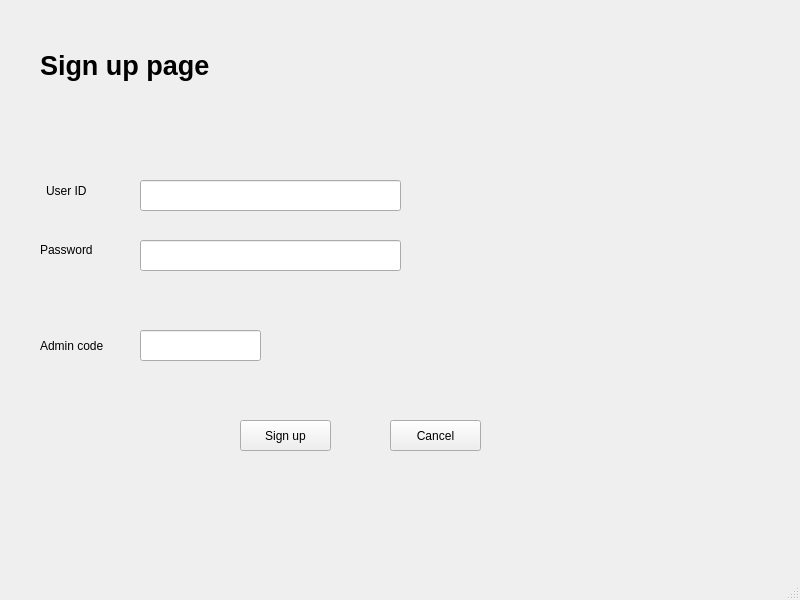
<?xml version="1.0" encoding="UTF-8"?>
<ui version="4.0">
 <class>MainWindow</class>
 <widget class="QMainWindow" name="MainWindow">
  <property name="geometry">
   <rect>
    <x>0</x>
    <y>0</y>
    <width>800</width>
    <height>600</height>
   </rect>
  </property>
  <property name="windowTitle">
   <string>MainWindow</string>
  </property>
  <widget class="QWidget" name="centralwidget">
   <widget class="QPushButton" name="btn_cancel">
    <property name="geometry">
     <rect>
      <x>390</x>
      <y>420</y>
      <width>91</width>
      <height>31</height>
     </rect>
    </property>
    <property name="text">
     <string>Cancel</string>
    </property>
   </widget>
   <widget class="QLineEdit" name="txt_user_id">
    <property name="geometry">
     <rect>
      <x>140</x>
      <y>180</y>
      <width>261</width>
      <height>31</height>
     </rect>
    </property>
   </widget>
   <widget class="QLineEdit" name="txt_password">
    <property name="geometry">
     <rect>
      <x>140</x>
      <y>240</y>
      <width>261</width>
      <height>31</height>
     </rect>
    </property>
   </widget>
   <widget class="QLabel" name="label_2">
    <property name="geometry">
     <rect>
      <x>46</x>
      <y>180</y>
      <width>61</width>
      <height>21</height>
     </rect>
    </property>
    <property name="text">
     <string>User ID</string>
    </property>
   </widget>
   <widget class="QLabel" name="label_3">
    <property name="geometry">
     <rect>
      <x>40</x>
      <y>240</y>
      <width>61</width>
      <height>20</height>
     </rect>
    </property>
    <property name="text">
     <string>Password</string>
    </property>
   </widget>
   <widget class="QLabel" name="label_4">
    <property name="geometry">
     <rect>
      <x>40</x>
      <y>10</y>
      <width>201</width>
      <height>111</height>
     </rect>
    </property>
    <property name="font">
     <font>
      <pointsize>20</pointsize>
      <weight>75</weight>
      <bold>true</bold>
     </font>
    </property>
    <property name="text">
     <string>Sign up page</string>
    </property>
   </widget>
   <widget class="QLabel" name="lbl_unavailable_user_id">
    <property name="geometry">
     <rect>
      <x>420</x>
      <y>180</y>
      <width>221</width>
      <height>31</height>
     </rect>
    </property>
    <property name="text">
     <string/>
    </property>
    <property name="styleSheet">
     <string>color: red;</string>
    </property>
   </widget>
   <widget class="QLabel" name="lbl_unauthorized_password">
    <property name="geometry">
     <rect>
      <x>420</x>
      <y>240</y>
      <width>221</width>
      <height>31</height>
     </rect>
    </property>
    <property name="text">
     <string/>
    </property>
    <property name="styleSheet">
     <string>color: red;</string>
    </property>
   </widget>
   <widget class="QLabel" name="label">
    <property name="geometry">
     <rect>
      <x>40</x>
      <y>330</y>
      <width>71</width>
      <height>31</height>
     </rect>
    </property>
    <property name="text">
     <string>Admin code</string>
    </property>
   </widget>
   <widget class="QLineEdit" name="txt_admin_code">
    <property name="geometry">
     <rect>
      <x>140</x>
      <y>330</y>
      <width>121</width>
      <height>31</height>
     </rect>
    </property>
   </widget>
   <widget class="QLabel" name="lbl_wrong_admin_code">
    <property name="geometry">
     <rect>
      <x>280</x>
      <y>330</y>
      <width>121</width>
      <height>31</height>
     </rect>
    </property>
    <property name="text">
     <string/>
    </property>
    <property name="styleSheet">
     <string>color: red;</string>
    </property>
   </widget>
   <widget class="QPushButton" name="btn_signup">
    <property name="geometry">
     <rect>
      <x>240</x>
      <y>420</y>
      <width>91</width>
      <height>31</height>
     </rect>
    </property>
    <property name="text">
     <string>Sign up</string>
    </property>
   </widget>
  </widget>
  <widget class="QMenuBar" name="menubar">
   <property name="geometry">
    <rect>
     <x>0</x>
     <y>0</y>
     <width>800</width>
     <height>21</height>
    </rect>
   </property>
  </widget>
  <widget class="QStatusBar" name="statusbar"/>
 </widget>
 <resources/>
 <connections/>
</ui>
